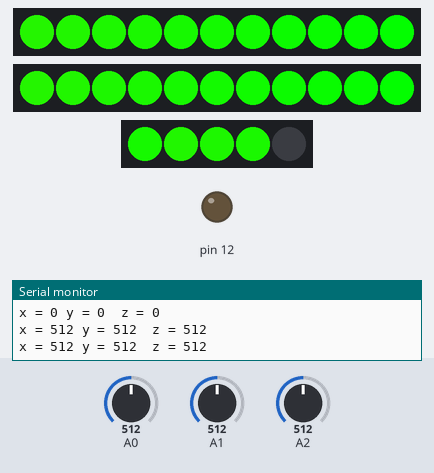
This sketch was run on a simulated Arduino Uno, built with avr-gcc and run on an emulated ATmega328P. Parts: 2 × 11 RGB LEDs in strip order, left to right, 5 RGB LEDs in strip order, left to right, output pins drawn as LEDs (lit = HIGH), the last lines printed to the serial monitor. The inputs (shaded band) are chosen by the test bench; at power-on: A1 = 512, A0 = 512, A2 = 512. Dim RGB values are drawn brighter than linear.

Above: at 6.8 s.
6.9 s: A1 set to 716
At 7.34 s:
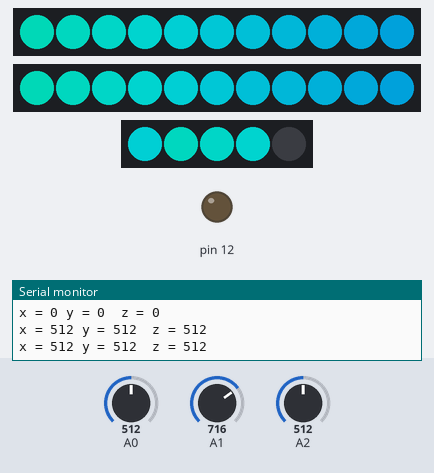
At 10.43 s:
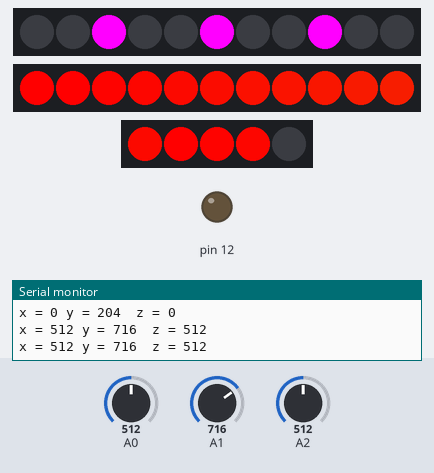
12.9 s: A1 set to 511
At 15.07 s:
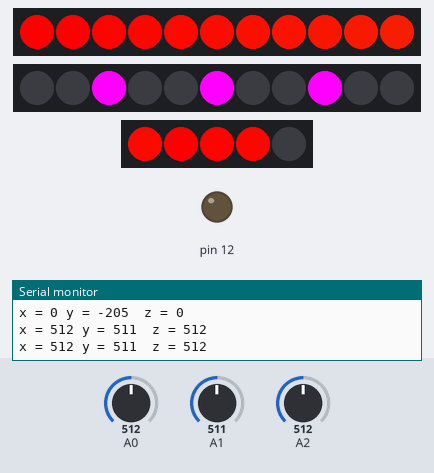
Timing chart, 0 to 21.0 s (numbered marks = the images above; inputs shaded):
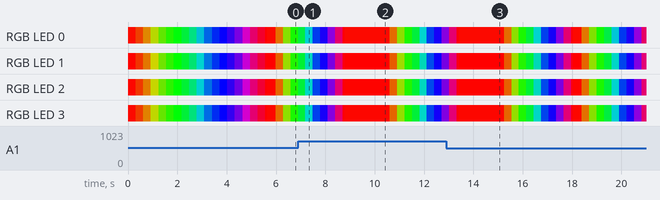

Measured:
- after the input at 6.9 s, the LEDs: first differ from a run without the input after 1.9 s (image 2 shows a later state)
- after the input at 12.9 s, the LEDs: first differ from a run without the input after 0.52 s (image 3 shows a later state)

The sketch:

playtest_alternate.ino
```cpp
#include <Adafruit_NeoPixel.h>
int rotation=0;
unsigned long time;
int x, y, z;
int xavg, yavg;
int difX, difY;
Adafruit_NeoPixel stripR = Adafruit_NeoPixel(11, 10, NEO_GRB + NEO_KHZ800);
Adafruit_NeoPixel stripL = Adafruit_NeoPixel(11, 9, NEO_GRB + NEO_KHZ800);
Adafruit_NeoPixel stripDown = Adafruit_NeoPixel(5, 6, NEO_GRB + NEO_KHZ800);

void setup() {
  pinMode(2, INPUT);
  pinMode(9, OUTPUT);
  pinMode(12, OUTPUT);
  pinMode(6, OUTPUT);
  Serial.begin(9600);
  stripR.begin();
  stripL.begin();
  stripDown.begin();
  stripR.show();
  stripL.show();
  stripDown.show();
  rainbow(20);
  setValues();

}

void loop() {
  Sprint(analogRead(A0)-x, analogRead(A1)-y, analogRead(A2)-z);
  setValues();


  checkX();
  checkRL();

  //delay(20);

}
void Sprint(int x, int y, int z){
  Serial.print("x = ");       // prints a label
  Serial.print(x);
  Serial.print(" y = ");       // prints a label
  Serial.print(y);
  Serial.print("  z = ");       // prints a label
  Serial.print(z);
  Serial.println("");
}

void setValues(){
  x= (analogRead(A0)+analogRead(A0)+analogRead(A0))/3;
  y= (analogRead(A1)+analogRead(A1)+analogRead(A1))/3;
  z= (analogRead(A2)+analogRead(A2)+analogRead(A2))/3;
  Sprint(x, y, z);
}
void checkRL(){
  int ydif=y-analogRead(A1);
  if(ydif>3){
    theaterChaseL(stripL.Color(255, 0, 255), 50);
    Serial.println("right");
  }
  else if(ydif<-3){
    theaterChaseR(stripR.Color(255, 0, 255), 50);
    Serial.println("left");
  }
}
void checkX(){
  setValues();
  int xdif=analogRead(A0)-x;
  if(abs(xdif)<5){
    rainbow(10);
    Serial.println("rainbow under 5 x change");
  }else if(abs(xdif)<8){
    colorWipeRL(stripL.Color(0, 0, 255), 20);
    Serial.println("b wipe under 8 x change");
  }else if(abs(xdif)>8){
    colorWipeRL(stripL.Color(0, 0, 0, 255), 20);
    colorWipeDown(stripDown.Color(0, 0, 0, 255), 20);
    Serial.println("over 8 color white wipe all");
  }else if(abs(xdif)>12){
    theaterChaseR(stripR.Color(255, 0, 255), 50);
    theaterChaseL(stripL.Color(255, 0, 255), 50);
  }
  else{
    Serial.println("none");
  }

}
void alternateRL(uint32_t c){
  for(uint16_t i=0; i<stripR.numPixels(); i=i+2){
    stripR.setPixelColor(i, c);
    stripL.setPixelColor(i, c);
    delay(5);
  }
  for (uint16_t i=1; i<stripR.numPixels(); i=i+2) {
        stripL.setPixelColor(i, c);
        stripR.setPixelColor(i, c);
        delay(5);
      }
  for(uint16_t i=0; i<stripR.numPixels(); i++){
        stripL.setPixelColor(i, 0);
        stripR.setPixelColor(i, 0);
        delay(5);
  }

}
void colorWipeRL(uint32_t c, uint8_t wait) {
  for(uint16_t i=0; i<stripR.numPixels(); i++) {
    stripR.setPixelColor(i, c);
    stripL.setPixelColor(i, c);
    stripR.show();
    stripL.show();
    delay(wait);
  }
}
void colorWipeL(uint32_t c, uint8_t wait) {
  for(uint16_t i=0; i<stripL.numPixels(); i++) {
    stripL.setPixelColor(i, c);
    stripL.show();
    delay(wait);
  }
}
void colorWipeDown(uint32_t c, uint8_t wait) {
  for(uint16_t i=0; i<stripDown.numPixels(); i++) {
    stripDown.setPixelColor(i, c);
    stripDown.show();
    delay(wait);
  }
}
void theaterChaseL(uint32_t c, uint8_t wait) {
  for (int j=0; j<10; j++) {  //do 10 cycles of chasing
    for (int q=0; q < 3; q++) {
      for (uint16_t i=0; i < stripL.numPixels(); i=i+3) {
        stripL.setPixelColor(i+q, c);    //turn every third pixel on
      }
      stripL.show();

      delay(wait);

      for (uint16_t i=0; i < stripL.numPixels(); i=i+3) {
        stripL.setPixelColor(i+q, 0);        //turn every third pixel off
      }
    }
  }
}
void theaterChaseR(uint32_t c, uint8_t wait) {
  for (int j=0; j<10; j++) {  //do 10 cycles of chasing
    for (int q=0; q < 3; q++) {
      for (uint16_t i=0; i < stripR.numPixels(); i=i+3) {
        stripR.setPixelColor(i+q, c);    //turn every third pixel on
      }
      stripR.show();

      delay(wait);

      for (uint16_t i=0; i < stripR.numPixels(); i=i+3) {
        stripR.setPixelColor(i+q, 0);        //turn every third pixel off
      }
    }
  }
}
void rainbow(uint8_t wait) {
  uint16_t i, j;

  for(j=0; j<256; j++) {
//    if(digitalRead(2)==HIGH){
//      rpm();
//     }
    for(i=0; i<stripL.numPixels(); i++) {
      stripR.setPixelColor(i, Wheel((i+j) & 255));
      stripL.setPixelColor(i, Wheel((i+j) & 255));
      if(i<4){
        stripDown.setPixelColor(i, Wheel((i+j) & 255));
    }else{
      stripDown.setPixelColor(abs(4-i), Wheel((i+j) & 255));
      }
    }
    stripR.show();
    stripL.show();
    stripDown.show();
    delay(wait);
  }
}


uint32_t Wheel(byte WheelPos) {
  WheelPos = 255 - WheelPos;
  if(WheelPos < 85) {
    return stripR.Color(255 - WheelPos * 3, 0, WheelPos * 3);
  }
  if(WheelPos < 170) {
    WheelPos -= 85;
    return stripR.Color(0, WheelPos * 3, 255 - WheelPos * 3);
  }
  WheelPos -= 170;
  return stripR.Color(WheelPos * 3, 255 - WheelPos * 3, 0);
}
```
